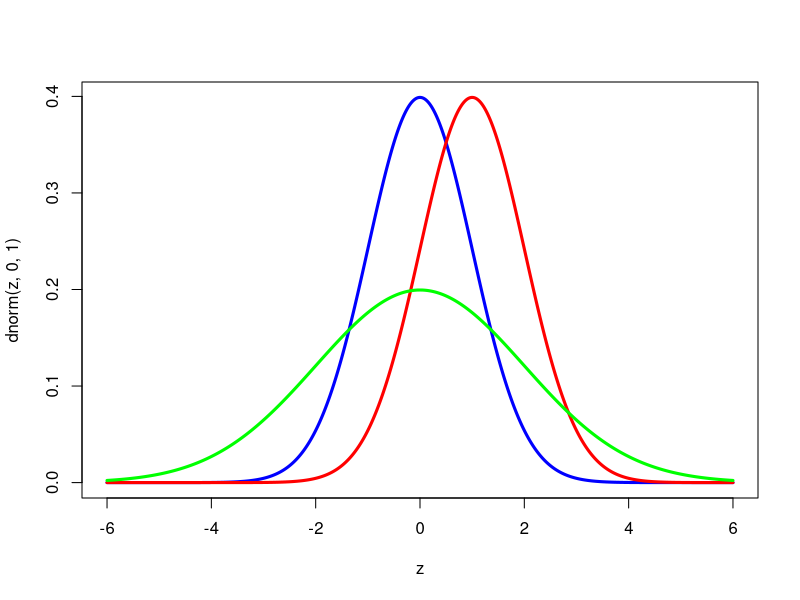
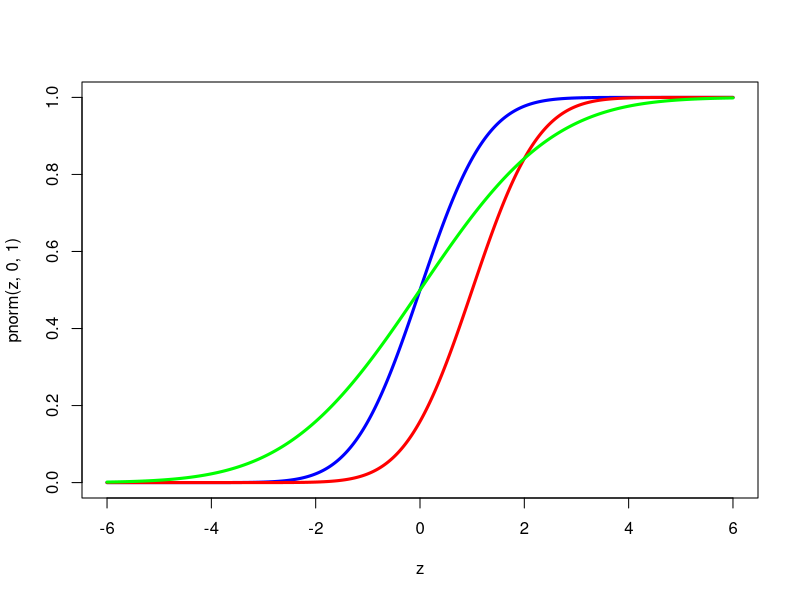
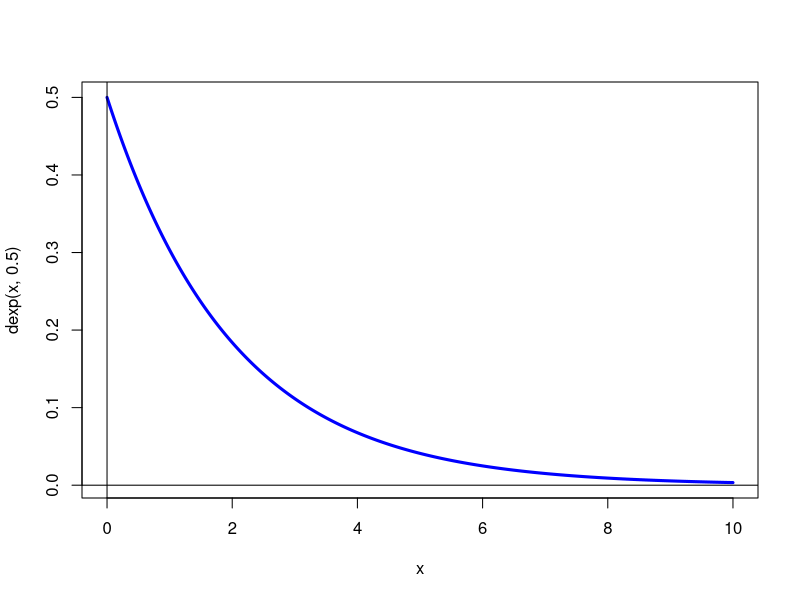
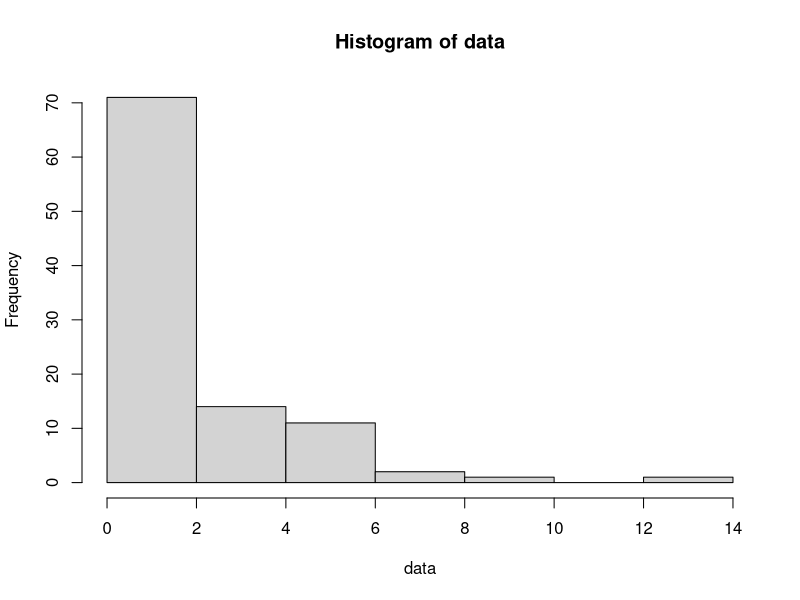
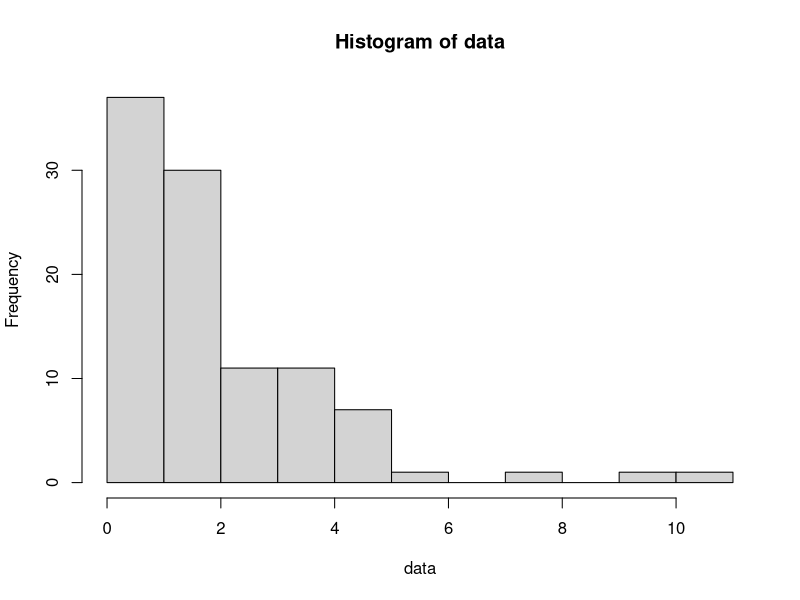
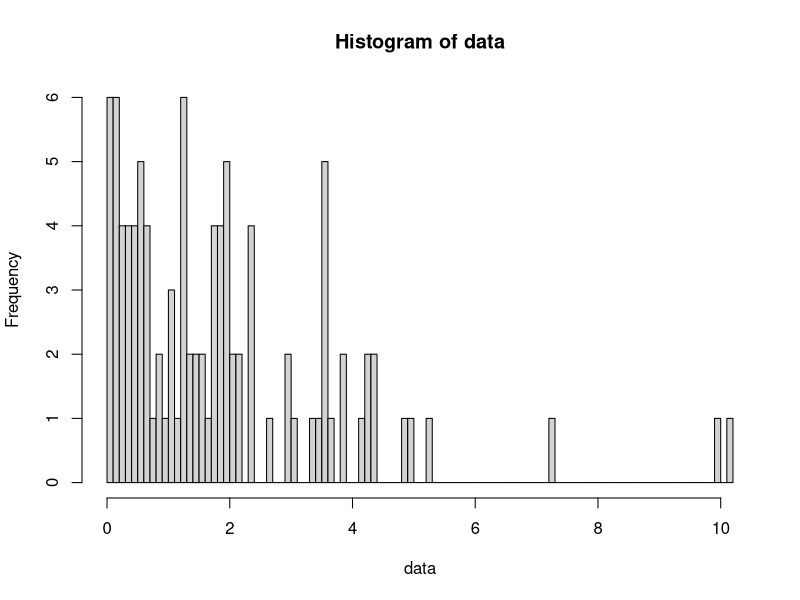
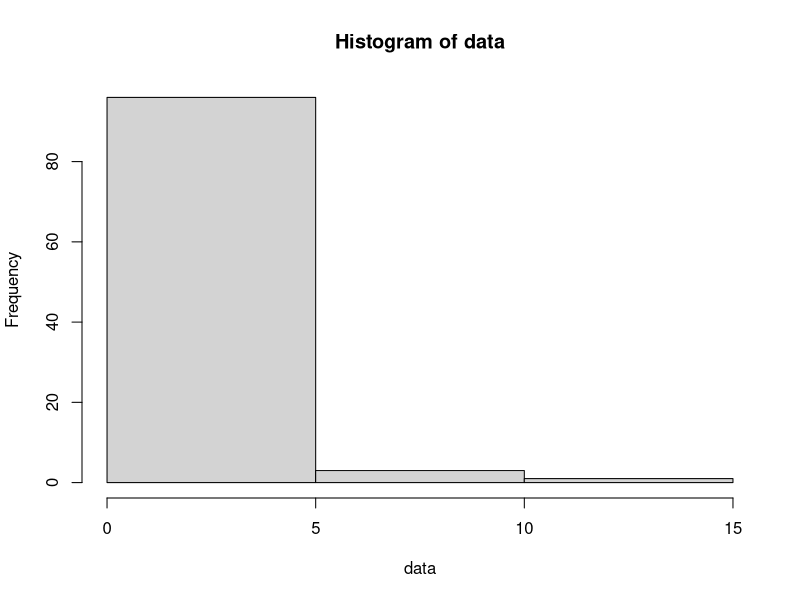
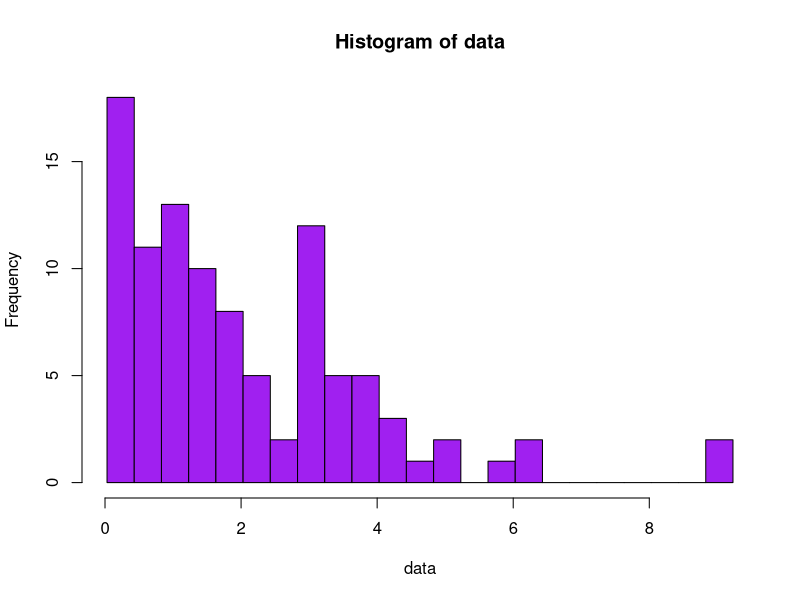

Write the R code that produced these figures, in order.
# rnorm, dnorm, pnorm, qnorm

#rnorm generates random values
# rnorm(n, mu, sigma) gives us n random values from Norm(mu, sigma^2)
rnorm(5,0,1)
# Test the .68, .95 rules
x = rnorm(10000,0,1)
mean(abs(x) < 1)
mean(abs(x) < 2)

#dnorm is the pdf it gives the values of the density at x
x = 0
dnorm(x,0,1)
x = c(0,.2,.4,.6,.8,1.0)
dnorm(x,0,1)
dnorm(x,0,2)
#Plot the standard normal density
z = seq(-6,6,.01)  #sequence from -6 to 6 in steps of .1
plot(z,dnorm(z,0,1), type='l', col='blue', lwd=3)
#add some other densities
lines(z,dnorm(z,1,1), col='red', lwd=3)
lines(z,dnorm(z,0,2), col='green', lwd=3)

#pnorm is the cdf
x = 0
pnorm(x,0,1)
x = c(0,.2,.4,.6,.8,1.0)
pnorm(x,0,1)
pnorm(x,0,2)
#Plot the standard normal cdf
z = seq(-6,6,.01)  #sequence from -6 to 6 in steps of .1
plot(z,pnorm(z,0,1), type='l', col='blue', lwd=3)
#add some other cdf's
lines(z,pnorm(z,1,1), col='red', lwd=3)
lines(z,pnorm(z,0,2), col='green', lwd=3)

#qnorm is the inverse of the cdf it takes a probability and produces a value
#a = qnorm(p, 0,1)  <==> P(Z<a) = p <===> p = pnorm(a,0,1)
qnorm(.5,0,1)
p = pnorm(.351,0,1)
p
a = qnorm(p,0,1)
a

#There is also runif(x,a,b) and rexp(x, lambda)
#plot the pdf of exponential(.5)
x = seq(0,10,.01)
plot(x,dexp(x,.5), type='l', col='blue', lwd=3)
abline(v=0)
abline(h=0)

#Histograms
data = rexp(100,.5)
hist(data)

#controlling the number of bins
#breaks = a single number gives the number of bins 
#(actually this just 'suggests' the number of bins. I'm not sure how R chooses the exact number)
data = rexp(100,.5)
hist(data, breaks=12)
hist(data, breaks=100)
hist(data, breaks=2)

#breaks = a vector gives the edges of each bin
data = rexp(100,.5)
binwidth = .4
bins = seq(min(data), max(data)+binwidth, binwidth)
hist(data, breaks=bins, col='purple')

#By default you get a frequency histogram. 
#To get a density you set freq=FALSE
data = rexp(100,.5)
binwidth = .4
bins = seq(min(data), max(data)+binwidth, binwidth)
hist(data, breaks=bins, col='purple', freq=FALSE)

#With enough data the densitiy histogram should look like the pdf
lambda = .5
data = rexp(10000,lambda)
binwidth = .3
bins = seq(min(data), max(data)+binwidth, binwidth)
hist(data, breaks=bins, col='green', freq=FALSE)
x = seq(0,max(data)+1,.01)
lines(x,dexp(x,lambda), col='purple', lwd=4)

#
data = rexp(1000,1)
binwidth = .4
bins = seq(min(data), max(data)+binwidth, binwidth)
hist(data, breaks=bins, col='purple')

data = colMeans(matrix(rexp(50*10000), 50, 10000))
binwidth = .1
bins = seq(min(data), max(data)+binwidth, binwidth)
hist(data, breaks=bins, col='purple', freq=FALSE)
x = seq(0,max(data)+1,.01)
lines(x,rnorm(x,1/50), col='red', lwd=4)
